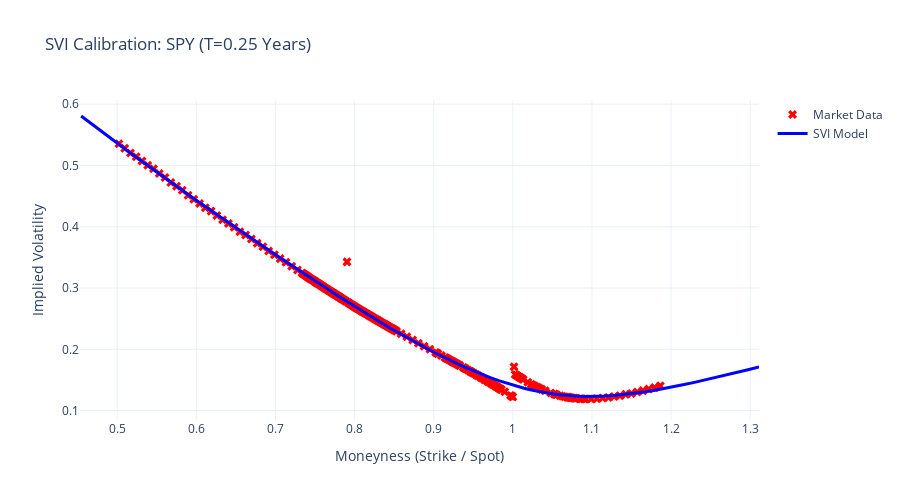

Write notebook code for a chart like this one.
### Markdown cell above
## 2. SVI Calibration Inspection (2D Smile)

Let's inspect a specific maturity slice to see how well the SVI model fits the raw market data.
We look for the characteristic "Smile" or "Skew" shape typical of Equity markets (Left high, Right low).

### Code cell
# Pick a middle expiration (e.g., closest to 0.5 years or 1 year)
sorted_expirations = sorted(surface.svi_params.keys())
if not sorted_expirations:
    print("No expirations found. Check connection.")
else:
    target_T = sorted_expirations[len(sorted_expirations)//2] # Pick median expiry

    print(f" Inspecting Smile for T = {target_T:.4f} Years")

    # 1. Get Market Data points
    slice_data = surface.raw_data[surface.raw_data['T'] == target_T]
    k_market = np.log(slice_data['moneyness'])
    vol_market = slice_data['impliedVolatility']

    # 2. Generate Model Curve
    k_grid = np.linspace(k_market.min()-0.1, k_market.max()+0.1, 100)
    vol_model = [surface.get_implied_vol(k, target_T) for k in k_grid]
    m_grid = np.exp(k_grid) # Convert log-moneyness back to Strike/Spot ratio

    # 3. Plot
    fig = go.Figure()
    fig.add_trace(go.Scatter(x=slice_data['moneyness'], y=vol_market, mode='markers', name='Market Data', marker=dict(color='red', size=8, symbol='x')))
    fig.add_trace(go.Scatter(x=m_grid, y=vol_model, mode='lines', name='SVI Model', line=dict(color='blue', width=3)))

    fig.update_layout(
        title=f"SVI Calibration: {TICKER} (T={target_T:.2f} Years)",
        xaxis_title="Moneyness (Strike / Spot)",
        yaxis_title="Implied Volatility",
        template="plotly_white",
        height=500
    )
    fig.show()

### Figure 1 — Plotly figure (JSON) as saved in the notebook; plotly's stock layout.template omitted (floating-point values rounded to 4 significant figures; data arrays with more than 128 entries replaced by an {"elided": "..."} marker saying what was removed)
{"data": [{"marker": {"color": "red", "size": 8, "symbol": "x"}, "mode": "markers", "name": "Market Data", "type": "scatter", "x": {"elided": "220 float values"}, "y": {"elided": "220 float values"}}, {"line": {"color": "blue", "width": 3}, "mode": "lines", "name": "SVI Model", "type": "scatter", "x": [0.4544, 0.4593, 0.4642, 0.4692, 0.4743, 0.4794, 0.4845, 0.4897, 0.495, 0.5003, 0.5057, 0.5112, 0.5167, 0.5222, 0.5278, 0.5335, 0.5393, 0.5451, 0.5509, 0.5569, 0.5629, 0.5689, 0.575, 0.5812, 0.5875, 0.5938, 0.6002, 0.6066, 0.6132, 0.6198, 0.6264, 0.6332, 0.64, 0.6469, 0.6538, 0.6609, 0.668, 0.6752, 0.6824, 0.6898, 0.6972, 0.7047, 0.7123, 0.72, 0.7277, 0.7355, 0.7435, 0.7515, 0.7595, 0.7677, 0.776, 0.7843, 0.7928, 0.8013, 0.8099, 0.8186, 0.8274, 0.8364, 0.8454, 0.8544, 0.8636, 0.8729, 0.8823, 0.8918, 0.9014, 0.9111, 0.9209, 0.9308, 0.9409, 0.951, 0.9612, 0.9716, 0.982, 0.9926, 1.003, 1.014, 1.025, 1.036, 1.047, 1.058, 1.07, 1.081, 1.093, 1.105, 1.117, 1.129, 1.141, 1.153, 1.165, 1.178, 1.191, 1.203, 1.216, 1.23, 1.243, 1.256, 1.27, 1.283, 1.297, 1.311], "y": [0.5808, 0.576, 0.5711, 0.5662, 0.5612, 0.5563, 0.5512, 0.5462, 0.5411, 0.536, 0.5309, 0.5257, 0.5204, 0.5152, 0.5099, 0.5045, 0.4991, 0.4937, 0.4883, 0.4827, 0.4772, 0.4716, 0.466, 0.4603, 0.4546, 0.4488, 0.443, 0.4371, 0.4312, 0.4253, 0.4193, 0.4132, 0.4072, 0.401, 0.3948, 0.3886, 0.3823, 0.376, 0.3696, 0.3632, 0.3567, 0.3502, 0.3436, 0.337, 0.3304, 0.3237, 0.3169, 0.3102, 0.3034, 0.2965, 0.2897, 0.2828, 0.2759, 0.269, 0.2621, 0.2552, 0.2483, 0.2414, 0.2345, 0.2276, 0.2208, 0.2141, 0.2074, 0.2009, 0.1944, 0.188, 0.1818, 0.1758, 0.1699, 0.1643, 0.1589, 0.1537, 0.1489, 0.1444, 0.1402, 0.1365, 0.1331, 0.1302, 0.1278, 0.1258, 0.1244, 0.1235, 0.123, 0.1231, 0.1237, 0.1247, 0.1261, 0.128, 0.1303, 0.1329, 0.1358, 0.139, 0.1424, 0.1461, 0.1499, 0.154, 0.1581, 0.1624, 0.1668, 0.1712]}], "layout": {"height": 500, "title": {"text": "SVI Calibration: SPY (T=0.25 Years)"}, "xaxis": {"title": {"text": "Moneyness (Strike / Spot)"}}, "yaxis": {"title": {"text": "Implied Volatility"}}}}
